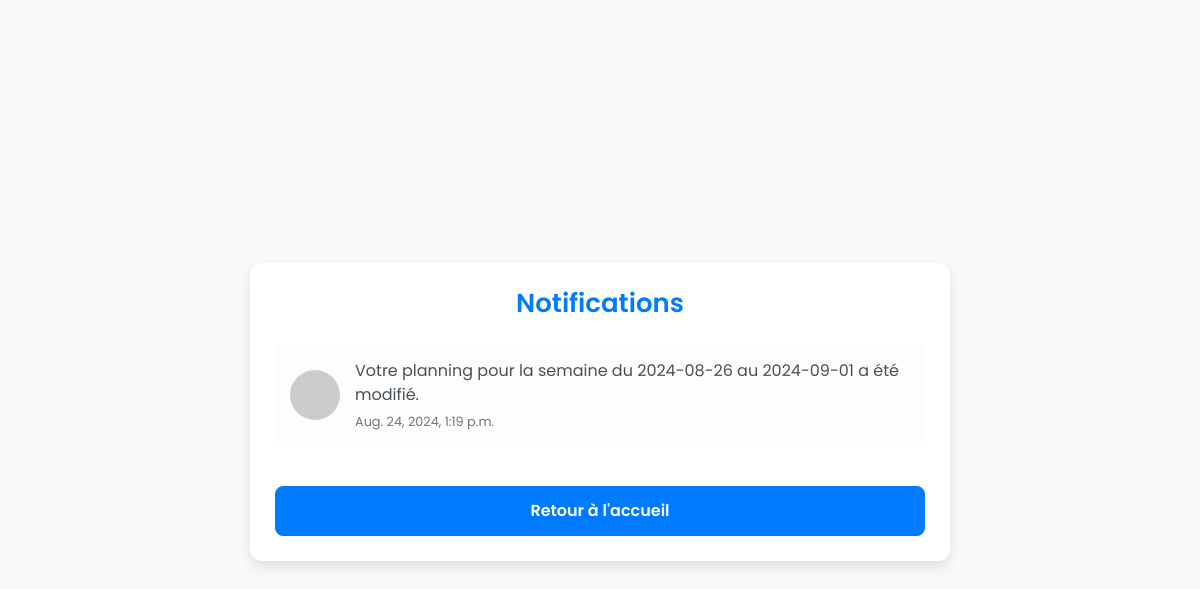
The app's page /notifications/ (signed in), older data.
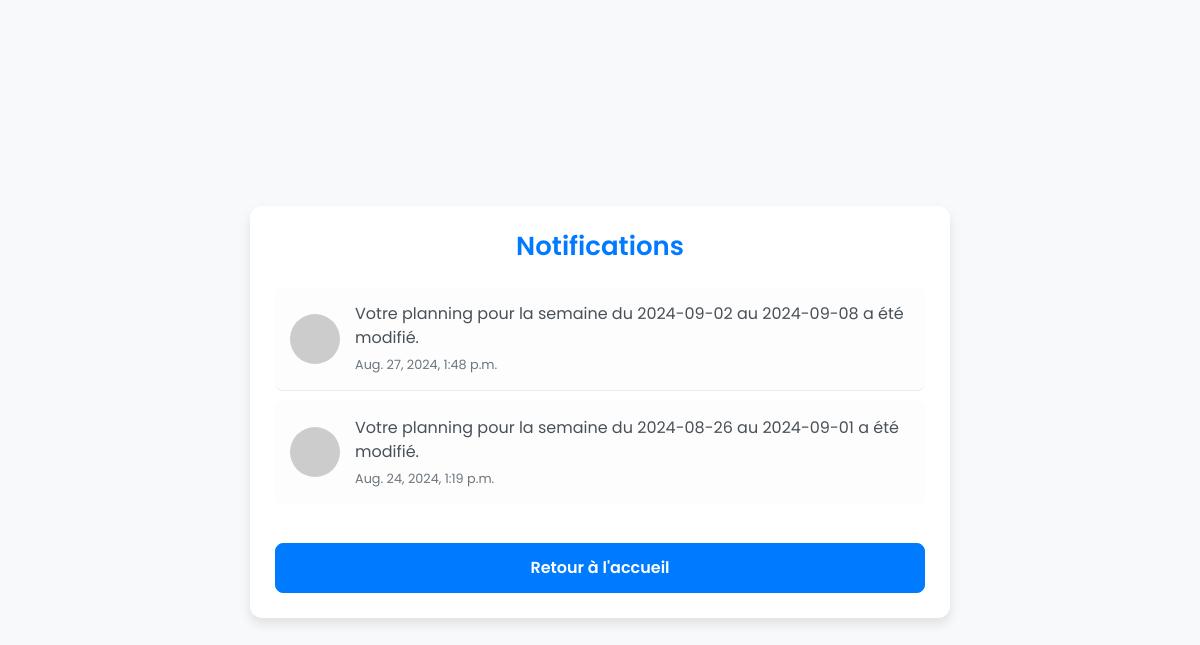
The same page, newer data.
### accounts/models.py (models this page shows)
class Notification(models.Model):
    user = models.ForeignKey(settings.AUTH_USER_MODEL, on_delete=models.CASCADE)
    message = models.TextField()
    created_at = models.DateTimeField(auto_now_add=True)
    is_read = models.BooleanField(default=False)  # New field to track if notification is read
    notification_type = models.CharField(max_length=50)  # Ajoutez cette ligne si elle manque
    redirect_url = models.URLField(max_length=200, blank=True, null=True)  # Ajoutez cette ligne
    class Meta:
        ordering = ['-created_at']

### accounts/views.py (the view)
# urls.py: path('notifications/', NotificationListView.as_view(), name='notification_list'),
class NotificationListView(View):
    def get(self, request):
        notifications = Notification.objects.filter(user=request.user)
        unread_count = notifications.filter(is_read=False).count()
        notifications.update(is_read=True)
        return render(request, 'accounts/notification_list.html', {'notifications': notifications, 'unread_count': unread_count})

### accounts/templates/accounts/notification_list.html (shortened to what this page needs)
<!DOCTYPE html>
<html lang="fr">
<head>
    <link rel="stylesheet" href="https://stackpath.bootstrapcdn.com/bootstrap/4.5.2/css/bootstrap.min.css">
</head>
<body>
    <div class="container mt-4">
        <h1>Notifications</h1>
        {% if notifications %}
            <div class="notifications-container">
                <ul class="list-group">
                    {% for notification in notifications %}
                        <li class="list-group-item">
                            {% if notification.user.photo %}
                                <img src="{{ notification.user.photo.url }}" alt="User Photo">
                            {% else %}
                                <img src="https://via.placeholder.com/50" alt="Placeholder Image">
                            {% endif %}
                            <div class="message">
                                {{ notification.message }}
                                <small class="text-muted">{{ notification.created_at }}</small>
                            </div>
                        </li>
                    {% endfor %}
                </ul>
            </div>
        {% else %}
            <p class="text-center">Aucune notification.</p>
        {% endif %}
        <button class="btn btn-primary" onclick="window.location.href='{% url 'home' %}'">Retour à l'accueil</button>
    </div>
</body>
</html>

Row changes from the older to the newer data that the page shows:
added Notification: message "Votre planning pour la semaine du 2024-09-02 au 2024-09-08 a été modifié.", created_at "Aug. 27, 2024, 1:48 p.m."
